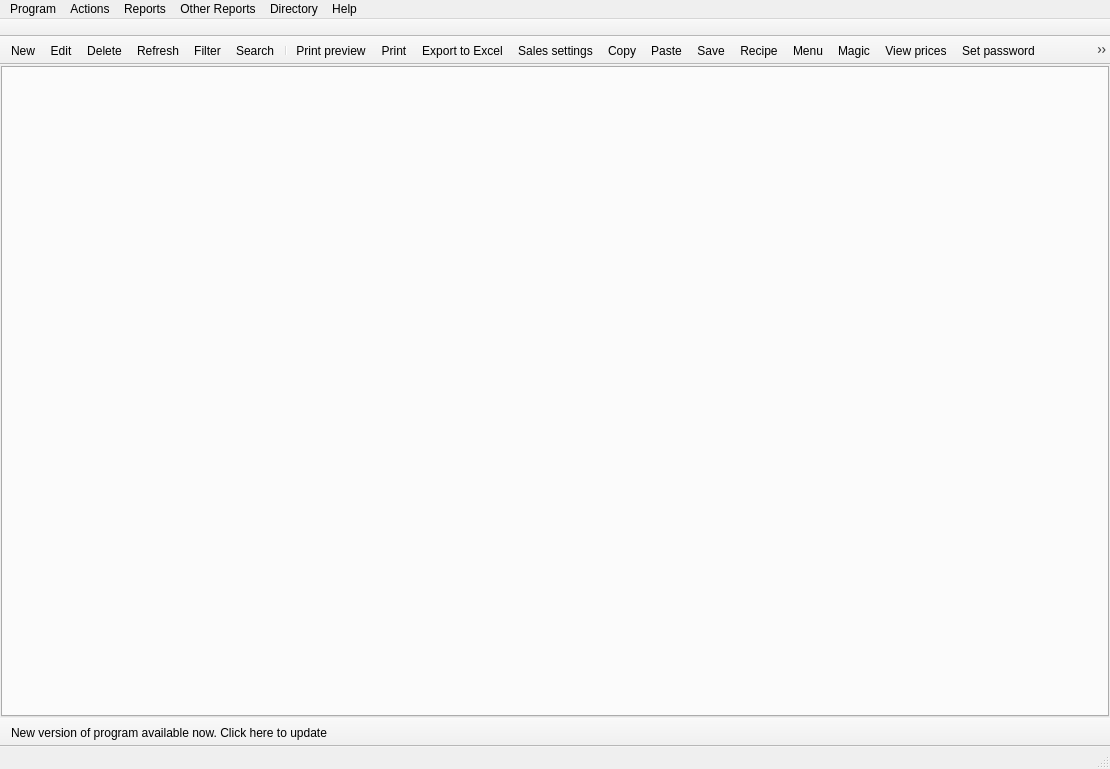
<?xml version="1.0" encoding="UTF-8"?>
<ui version="4.0">
 <class>MainWindow</class>
 <widget class="QMainWindow" name="MainWindow">
  <property name="geometry">
   <rect>
    <x>0</x>
    <y>0</y>
    <width>1110</width>
    <height>769</height>
   </rect>
  </property>
  <property name="windowTitle">
   <string>Cafe Manager</string>
  </property>
  <property name="dockOptions">
   <set>QMainWindow::AllowTabbedDocks</set>
  </property>
  <property name="unifiedTitleAndToolBarOnMac">
   <bool>false</bool>
  </property>
  <widget class="QWidget" name="centralWidget">
   <layout class="QVBoxLayout" name="verticalLayout">
    <property name="sizeConstraint">
     <enum>QLayout::SetMaximumSize</enum>
    </property>
    <property name="leftMargin">
     <number>1</number>
    </property>
    <property name="topMargin">
     <number>1</number>
    </property>
    <property name="rightMargin">
     <number>1</number>
    </property>
    <property name="bottomMargin">
     <number>1</number>
    </property>
    <item>
     <widget class="QTabWidget" name="tab">
      <property name="tabsClosable">
       <bool>true</bool>
      </property>
     </widget>
    </item>
   </layout>
  </widget>
  <widget class="QMenuBar" name="menuBar">
   <property name="geometry">
    <rect>
     <x>0</x>
     <y>0</y>
     <width>1110</width>
     <height>21</height>
    </rect>
   </property>
   <widget class="QMenu" name="menuProgram">
    <property name="title">
     <string>Program</string>
    </property>
    <addaction name="actionLogin"/>
    <addaction name="actionLogout"/>
    <addaction name="actionChange_password"/>
    <addaction name="separator"/>
    <addaction name="actionMain_database"/>
    <addaction name="actionDatabases"/>
    <addaction name="separator"/>
    <addaction name="actionQuit"/>
   </widget>
   <widget class="QMenu" name="menuCatalog">
    <property name="enabled">
     <bool>true</bool>
    </property>
    <property name="title">
     <string>Directory</string>
    </property>
    <widget class="QMenu" name="menuEmployes">
     <property name="title">
      <string>Employes</string>
     </property>
     <addaction name="actionEmployes_groups"/>
     <addaction name="actionEmployes"/>
    </widget>
    <widget class="QMenu" name="menuMenu">
     <property name="title">
      <string>Menu</string>
     </property>
     <addaction name="actionMenus"/>
     <addaction name="actionGroup_of_types"/>
     <addaction name="actionDishes_types"/>
     <addaction name="actionDishes"/>
     <addaction name="actionPrinter_schemas"/>
     <addaction name="actionDishes_comment"/>
     <addaction name="actionDishes_remove_states"/>
     <addaction name="actionNew_menu_names"/>
     <addaction name="actionNew_menu"/>
     <addaction name="actionNew_recipes"/>
    </widget>
    <widget class="QMenu" name="menuGoods">
     <property name="title">
      <string>Goods</string>
     </property>
     <addaction name="actionFood_groups"/>
     <addaction name="actionFood_units"/>
     <addaction name="actionFood_names"/>
    </widget>
    <widget class="QMenu" name="menuHall">
     <property name="title">
      <string>Hall</string>
     </property>
     <addaction name="actionHalls"/>
     <addaction name="actionTables"/>
    </widget>
    <widget class="QMenu" name="menuConfigurations">
     <property name="title">
      <string>Configurations</string>
     </property>
     <addaction name="actionStation_configuration"/>
     <addaction name="actionGroup_queries_2"/>
    </widget>
    <addaction name="menuEmployes"/>
    <addaction name="menuMenu"/>
    <addaction name="menuGoods"/>
    <addaction name="actionStorages"/>
    <addaction name="menuHall"/>
    <addaction name="actionPartners"/>
    <addaction name="menuConfigurations"/>
    <addaction name="actionDiscount_cards"/>
   </widget>
   <widget class="QMenu" name="menuActions">
    <property name="title">
     <string>Actions</string>
    </property>
    <addaction name="actionNew_store_order"/>
    <addaction name="actionStaff_food"/>
    <addaction name="actionRecount_output_of_dishes"/>
    <addaction name="actionCorrect_output_sales_storages"/>
    <addaction name="actionPrint_inventorization_blank"/>
    <addaction name="actionNew_salary_document"/>
    <addaction name="separator"/>
    <addaction name="actionSinchronize_database_changes"/>
    <addaction name="actionGet_store_orders_from_AS"/>
    <addaction name="separator"/>
    <addaction name="actionTablet_control"/>
   </widget>
   <widget class="QMenu" name="menuReports">
    <property name="title">
     <string>Reports</string>
    </property>
    <addaction name="actionStore_documents"/>
    <addaction name="actionSales"/>
    <addaction name="actionSalary"/>
   </widget>
   <widget class="QMenu" name="menuHelp">
    <property name="title">
     <string>Help</string>
    </property>
    <addaction name="actionAbout"/>
   </widget>
   <widget class="QMenu" name="menuOther_Reports">
    <property name="title">
     <string>Other Reports</string>
    </property>
    <addaction name="actionMovement_of_goods"/>
    <addaction name="actionRecipes_2"/>
    <addaction name="actionRemoved_orders"/>
    <addaction name="actionGroup_queries"/>
   </widget>
   <addaction name="menuProgram"/>
   <addaction name="menuActions"/>
   <addaction name="menuReports"/>
   <addaction name="menuOther_Reports"/>
   <addaction name="menuCatalog"/>
   <addaction name="menuHelp"/>
  </widget>
  <widget class="QStatusBar" name="statusBar"/>
  <widget class="QToolBar" name="toolBar">
   <property name="enabled">
    <bool>true</bool>
   </property>
   <property name="minimumSize">
    <size>
     <width>0</width>
     <height>0</height>
    </size>
   </property>
   <property name="windowTitle">
    <string>toolBar</string>
   </property>
   <property name="movable">
    <bool>false</bool>
   </property>
   <property name="allowedAreas">
    <set>Qt::TopToolBarArea</set>
   </property>
   <property name="toolButtonStyle">
    <enum>Qt::ToolButtonTextBesideIcon</enum>
   </property>
   <property name="floatable">
    <bool>false</bool>
   </property>
   <attribute name="toolBarArea">
    <enum>TopToolBarArea</enum>
   </attribute>
   <attribute name="toolBarBreak">
    <bool>false</bool>
   </attribute>
  </widget>
  <widget class="QToolBar" name="toolBar_2">
   <property name="windowTitle">
    <string>toolBar_2</string>
   </property>
   <property name="movable">
    <bool>false</bool>
   </property>
   <property name="allowedAreas">
    <set>Qt::TopToolBarArea</set>
   </property>
   <property name="floatable">
    <bool>false</bool>
   </property>
   <attribute name="toolBarArea">
    <enum>TopToolBarArea</enum>
   </attribute>
   <attribute name="toolBarBreak">
    <bool>true</bool>
   </attribute>
   <addaction name="actionNew"/>
   <addaction name="actionEdit"/>
   <addaction name="actionDelete"/>
   <addaction name="actionRefresh"/>
   <addaction name="actionFilter"/>
   <addaction name="actionSearch"/>
   <addaction name="separator"/>
   <addaction name="actionPrint_preview"/>
   <addaction name="actionPrint"/>
   <addaction name="actionExport_to_Excel"/>
   <addaction name="actionSales_settings"/>
   <addaction name="actionCopy"/>
   <addaction name="actionPaste"/>
   <addaction name="actionSave"/>
   <addaction name="actionRecipe"/>
   <addaction name="actionMenu_2"/>
   <addaction name="actionMagic"/>
   <addaction name="actionView_prices"/>
   <addaction name="actionSet_password"/>
   <addaction name="actionClear_password"/>
   <addaction name="actionAccess_control"/>
   <addaction name="actionUp"/>
   <addaction name="actionDown"/>
   <addaction name="actionMultiselection"/>
   <addaction name="actionCorrect_output_store_of_sales_table"/>
   <addaction name="actionImage"/>
  </widget>
  <widget class="QToolBar" name="toolBar_3">
   <property name="windowTitle">
    <string>toolBar_3</string>
   </property>
   <property name="movable">
    <bool>false</bool>
   </property>
   <property name="allowedAreas">
    <set>Qt::BottomToolBarArea</set>
   </property>
   <property name="floatable">
    <bool>false</bool>
   </property>
   <attribute name="toolBarArea">
    <enum>BottomToolBarArea</enum>
   </attribute>
   <attribute name="toolBarBreak">
    <bool>false</bool>
   </attribute>
   <addaction name="actionUpdate"/>
  </widget>
  <action name="actionLogin">
   <property name="text">
    <string>Login</string>
   </property>
  </action>
  <action name="actionLogout">
   <property name="enabled">
    <bool>false</bool>
   </property>
   <property name="text">
    <string>Logout</string>
   </property>
  </action>
  <action name="actionEmployes_groups">
   <property name="enabled">
    <bool>true</bool>
   </property>
   <property name="text">
    <string>Employes groups</string>
   </property>
  </action>
  <action name="actionEmployes">
   <property name="text">
    <string>Employes</string>
   </property>
  </action>
  <action name="actionMain_database">
   <property name="text">
    <string>Main database</string>
   </property>
  </action>
  <action name="actionDatabases">
   <property name="enabled">
    <bool>false</bool>
   </property>
   <property name="text">
    <string>Databases</string>
   </property>
  </action>
  <action name="actionQuit">
   <property name="icon">
    <iconset>
     <normaloff>:/res/exit.png</normaloff>:/res/exit.png</iconset>
   </property>
   <property name="text">
    <string>Quit</string>
   </property>
  </action>
  <action name="actionDishes_types">
   <property name="text">
    <string>Dishes types</string>
   </property>
  </action>
  <action name="actionMenus">
   <property name="text">
    <string>Menus</string>
   </property>
  </action>
  <action name="actionDishes">
   <property name="text">
    <string>Dishes</string>
   </property>
  </action>
  <action name="actionNew_store_order">
   <property name="text">
    <string>New store order</string>
   </property>
  </action>
  <action name="actionFood_groups">
   <property name="text">
    <string>Goods groups</string>
   </property>
  </action>
  <action name="actionFood_units">
   <property name="text">
    <string>Goods units</string>
   </property>
  </action>
  <action name="actionFood_names">
   <property name="text">
    <string>Goods names</string>
   </property>
  </action>
  <action name="actionStorages">
   <property name="text">
    <string>Storages</string>
   </property>
  </action>
  <action name="actionStore_documents">
   <property name="text">
    <string>Store documents</string>
   </property>
  </action>
  <action name="actionInventoiztionDocuments">
   <property name="text">
    <string>Inventorization documents</string>
   </property>
  </action>
  <action name="actionStore">
   <property name="text">
    <string>Store</string>
   </property>
  </action>
  <action name="actionPrinter_schemas">
   <property name="text">
    <string>Printer schemas</string>
   </property>
  </action>
  <action name="actionSales">
   <property name="text">
    <string>Sales</string>
   </property>
  </action>
  <action name="actionChange_password">
   <property name="text">
    <string>Change password</string>
   </property>
  </action>
  <action name="actionNew_inventorization_order">
   <property name="text">
    <string>New inventorization order</string>
   </property>
  </action>
  <action name="actionDishes_comment">
   <property name="text">
    <string>Dishes comments</string>
   </property>
  </action>
  <action name="actionRecipes">
   <property name="text">
    <string>Recipes</string>
   </property>
  </action>
  <action name="actionGroup_of_types">
   <property name="text">
    <string>Group of types</string>
   </property>
  </action>
  <action name="actionDf">
   <property name="text">
    <string>df</string>
   </property>
  </action>
  <action name="actionHalls">
   <property name="text">
    <string>Halls</string>
   </property>
  </action>
  <action name="actionTables">
   <property name="text">
    <string>Tables</string>
   </property>
  </action>
  <action name="actionRecount_output_of_dishes">
   <property name="text">
    <string>Recount output of dishes</string>
   </property>
  </action>
  <action name="actionAbout">
   <property name="text">
    <string>About</string>
   </property>
  </action>
  <action name="actionPartners">
   <property name="text">
    <string>Partners</string>
   </property>
  </action>
  <action name="actionDishes_remove_states">
   <property name="text">
    <string>Dishes remove states</string>
   </property>
  </action>
  <action name="actionOther_reports">
   <property name="text">
    <string>Other reports</string>
   </property>
  </action>
  <action name="actionPrint_inventorization_blank">
   <property name="text">
    <string>Print inventorization blank</string>
   </property>
  </action>
  <action name="actionSalary">
   <property name="text">
    <string>Salary</string>
   </property>
  </action>
  <action name="actionCustomers">
   <property name="text">
    <string>Customers</string>
   </property>
  </action>
  <action name="actionHistory">
   <property name="text">
    <string>History</string>
   </property>
  </action>
  <action name="actionNew">
   <property name="icon">
    <iconset resource="img.qrc">
     <normaloff>:/img/new.png</normaloff>:/img/new.png</iconset>
   </property>
   <property name="text">
    <string>New</string>
   </property>
  </action>
  <action name="actionEdit">
   <property name="icon">
    <iconset resource="img.qrc">
     <normaloff>:/img/edit.png</normaloff>:/img/edit.png</iconset>
   </property>
   <property name="text">
    <string>Edit</string>
   </property>
  </action>
  <action name="actionRefresh">
   <property name="icon">
    <iconset resource="img.qrc">
     <normaloff>:/img/refresh.png</normaloff>:/img/refresh.png</iconset>
   </property>
   <property name="text">
    <string>Refresh</string>
   </property>
  </action>
  <action name="actionDelete">
   <property name="icon">
    <iconset resource="img.qrc">
     <normaloff>:/img/cancel.png</normaloff>:/img/cancel.png</iconset>
   </property>
   <property name="text">
    <string>Delete</string>
   </property>
  </action>
  <action name="actionSales_settings">
   <property name="icon">
    <iconset resource="img.qrc">
     <normaloff>:/img/dollar.png</normaloff>:/img/dollar.png</iconset>
   </property>
   <property name="text">
    <string>Sales settings</string>
   </property>
  </action>
  <action name="actionSave">
   <property name="icon">
    <iconset resource="img.qrc">
     <normaloff>:/img/saveas.png</normaloff>:/img/saveas.png</iconset>
   </property>
   <property name="text">
    <string>Save</string>
   </property>
  </action>
  <action name="actionCopy">
   <property name="icon">
    <iconset resource="img.qrc">
     <normaloff>:/img/copy.png</normaloff>:/img/copy.png</iconset>
   </property>
   <property name="text">
    <string>Copy</string>
   </property>
  </action>
  <action name="actionPaste">
   <property name="icon">
    <iconset resource="img.qrc">
     <normaloff>:/img/paste.png</normaloff>:/img/paste.png</iconset>
   </property>
   <property name="text">
    <string>Paste</string>
   </property>
  </action>
  <action name="actionSinchronize_database_changes">
   <property name="icon">
    <iconset resource="img.qrc">
     <normaloff>:/img/reload.png</normaloff>:/img/reload.png</iconset>
   </property>
   <property name="text">
    <string>Sinchronize database changes</string>
   </property>
  </action>
  <action name="actionRecipe">
   <property name="icon">
    <iconset resource="img.qrc">
     <normaloff>:/img/recipe.png</normaloff>:/img/recipe.png</iconset>
   </property>
   <property name="text">
    <string>Recipe</string>
   </property>
  </action>
  <action name="actionMenu_2">
   <property name="icon">
    <iconset resource="img.qrc">
     <normaloff>:/img/permission.png</normaloff>:/img/permission.png</iconset>
   </property>
   <property name="text">
    <string>Menu</string>
   </property>
  </action>
  <action name="actionFilter">
   <property name="icon">
    <iconset resource="img.qrc">
     <normaloff>:/img/filter.png</normaloff>:/img/filter.png</iconset>
   </property>
   <property name="text">
    <string>Filter</string>
   </property>
  </action>
  <action name="actionMagic">
   <property name="icon">
    <iconset resource="img.qrc">
     <normaloff>:/img/magic.png</normaloff>:/img/magic.png</iconset>
   </property>
   <property name="text">
    <string>Magic</string>
   </property>
  </action>
  <action name="actionPrint_preview">
   <property name="icon">
    <iconset resource="img.qrc">
     <normaloff>:/img/printpreview.png</normaloff>:/img/printpreview.png</iconset>
   </property>
   <property name="text">
    <string>Print preview</string>
   </property>
  </action>
  <action name="actionPrint">
   <property name="icon">
    <iconset resource="img.qrc">
     <normaloff>:/img/print.png</normaloff>:/img/print.png</iconset>
   </property>
   <property name="text">
    <string>Print</string>
   </property>
  </action>
  <action name="actionExport_to_Excel">
   <property name="icon">
    <iconset resource="img.qrc">
     <normaloff>:/img/excel.png</normaloff>:/img/excel.png</iconset>
   </property>
   <property name="text">
    <string>Export to Excel</string>
   </property>
  </action>
  <action name="actionGet_store_orders_from_AS">
   <property name="text">
    <string>Get store orders from AS</string>
   </property>
  </action>
  <action name="actionSimple_sales">
   <property name="text">
    <string>Simple sales</string>
   </property>
  </action>
  <action name="actionMovement_of_goods">
   <property name="text">
    <string>Movement of goods</string>
   </property>
  </action>
  <action name="actionView_prices">
   <property name="icon">
    <iconset resource="img.qrc">
     <normaloff>:/img/dollar.png</normaloff>:/img/dollar.png</iconset>
   </property>
   <property name="text">
    <string>View prices</string>
   </property>
  </action>
  <action name="actionSet_password">
   <property name="icon">
    <iconset resource="img.qrc">
     <normaloff>:/img/add-key-icon.png</normaloff>:/img/add-key-icon.png</iconset>
   </property>
   <property name="text">
    <string>Set password</string>
   </property>
  </action>
  <action name="actionClear_password">
   <property name="icon">
    <iconset resource="img.qrc">
     <normaloff>:/img/remove-key-icon.png</normaloff>:/img/remove-key-icon.png</iconset>
   </property>
   <property name="text">
    <string>Clear password</string>
   </property>
  </action>
  <action name="actionAccess_control">
   <property name="icon">
    <iconset resource="img.qrc">
     <normaloff>:/img/permission.png</normaloff>:/img/permission.png</iconset>
   </property>
   <property name="text">
    <string>Access control</string>
   </property>
  </action>
  <action name="actionUp">
   <property name="icon">
    <iconset resource="img.qrc">
     <normaloff>:/img/up.png</normaloff>:/img/up.png</iconset>
   </property>
   <property name="text">
    <string>Up</string>
   </property>
  </action>
  <action name="actionDown">
   <property name="icon">
    <iconset resource="img.qrc">
     <normaloff>:/img/down.png</normaloff>:/img/down.png</iconset>
   </property>
   <property name="text">
    <string>Down</string>
   </property>
  </action>
  <action name="actionMultiselection">
   <property name="icon">
    <iconset resource="img.qrc">
     <normaloff>:/img/unchecked.png</normaloff>:/img/unchecked.png</iconset>
   </property>
   <property name="text">
    <string>Multiselection</string>
   </property>
  </action>
  <action name="actionHistory_2">
   <property name="icon">
    <iconset>
     <normaloff>:/res/history.png</normaloff>:/res/history.png</iconset>
   </property>
   <property name="text">
    <string>History</string>
   </property>
  </action>
  <action name="actionNew_salary_document">
   <property name="text">
    <string>New salary document</string>
   </property>
  </action>
  <action name="actionRecipes_2">
   <property name="text">
    <string>Recipes</string>
   </property>
  </action>
  <action name="actionSearch">
   <property name="icon">
    <iconset resource="img.qrc">
     <normaloff>:/img/search.png</normaloff>:/img/search.png</iconset>
   </property>
   <property name="text">
    <string>Search</string>
   </property>
  </action>
  <action name="actionRemoved_orders">
   <property name="text">
    <string>Removed orders</string>
   </property>
  </action>
  <action name="actionTablet_control">
   <property name="text">
    <string>Tablet control</string>
   </property>
  </action>
  <action name="actionCorrect_output_store_of_sales_table">
   <property name="icon">
    <iconset resource="img.qrc">
     <normaloff>:/img/reload.png</normaloff>:/img/reload.png</iconset>
   </property>
   <property name="text">
    <string>Correct output store of sales table</string>
   </property>
  </action>
  <action name="actionCorrect_output_sales_storages">
   <property name="text">
    <string>Correct output sales storages</string>
   </property>
  </action>
  <action name="actionUpdate">
   <property name="text">
    <string>New version of program available now. Click here to update</string>
   </property>
  </action>
  <action name="actionImage">
   <property name="icon">
    <iconset resource="img.qrc">
     <normaloff>:/img/img.png</normaloff>:/img/img.png</iconset>
   </property>
   <property name="text">
    <string>Image</string>
   </property>
  </action>
  <action name="actionGroup_queries">
   <property name="text">
    <string>Group queries</string>
   </property>
  </action>
  <action name="actionStation_configuration">
   <property name="text">
    <string>Station configuration</string>
   </property>
  </action>
  <action name="actionGroup_queries_2">
   <property name="text">
    <string>Group queries</string>
   </property>
  </action>
  <action name="actionDiscount_cards">
   <property name="text">
    <string>Discount cards</string>
   </property>
  </action>
  <action name="actionNew_menu">
   <property name="text">
    <string>New menu</string>
   </property>
  </action>
  <action name="actionNew_recipes">
   <property name="text">
    <string>New recipes</string>
   </property>
  </action>
  <action name="actionNew_menu_names">
   <property name="text">
    <string>New menu names</string>
   </property>
  </action>
  <action name="actionStaff_food">
   <property name="text">
    <string>Staff food</string>
   </property>
  </action>
 </widget>
 <layoutdefault spacing="6" margin="11"/>
 <resources>
  <include location="img.qrc"/>
 </resources>
 <connections/>
</ui>
